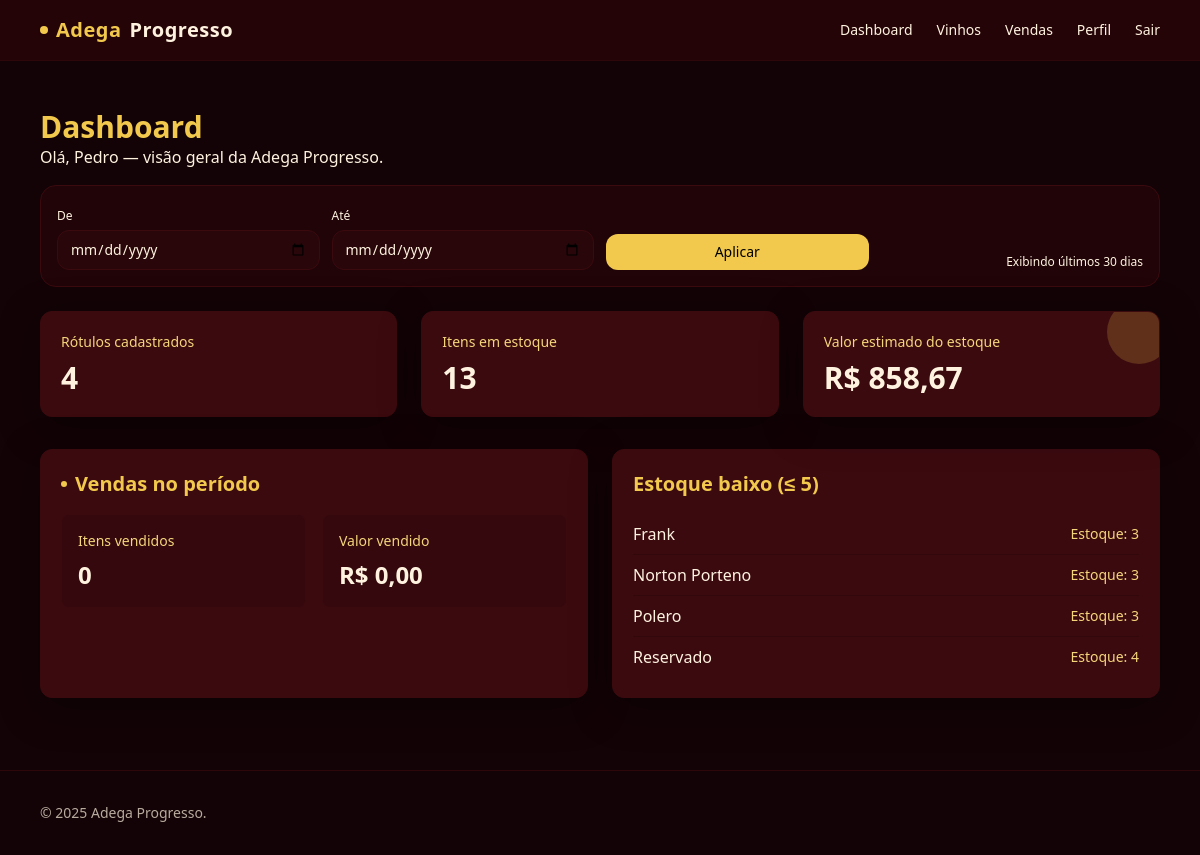
/dashboard (signed in), run on the app's committed database.
### tables this page shows
CREATE TABLE produtos(
                id INTEGER PRIMARY KEY AUTOINCREMENT,
                nome TEXT NOT NULL,
                uva TEXT,
                safra TEXT,
                regiao TEXT,
                preco REAL NOT NULL DEFAULT 0,
                estoque INTEGER NOT NULL DEFAULT 0,
                descricao TEXT,
                imagem_url TEXT,
                criado_em DATETIME DEFAULT CURRENT_TIMESTAMP
            );

### app.py (the view)
@app.route("/dashboard")
@login_required
def dashboard():
    d1 = (request.args.get("d1") or "").strip()
    d2 = (request.args.get("d2") or "").strip()
    with get_conn() as conn:
        kpis = conn.execute("""
            SELECT
              COUNT(*)                        AS qtd_vinhos,
              COALESCE(SUM(estoque), 0)       AS itens_estoque,
              COALESCE(SUM(preco*estoque),0)  AS valor_estoque
            FROM produtos
        """).fetchone()
        where = []
        params = []
        if d1:
            where.append("date(criado_em) >= date(?)")
            params.append(d1)
        if d2:
            where.append("date(criado_em) <= date(?)")
            params.append(d2)
        where_sql = (" WHERE " + " AND ".join(where)) if where else " WHERE date(criado_em)=date('now','localtime')"  # padrão: hoje
        vendas_range = conn.execute(f"""
            SELECT COALESCE(SUM(quantidade),0) AS itens_vendidos,
                   COALESCE(SUM(total),0)      AS valor_vendido
            FROM vendas
            {where_sql}
        """, tuple(params)).fetchone()
        baixo = conn.execute("""
            SELECT id, nome, estoque
            FROM produtos
            WHERE estoque <= 5
            ORDER BY estoque ASC, nome COLLATE NOCASE
            LIMIT 8
        """).fetchall()
    return render_template(
        "dashboard.html",
        nome=session.get("user_nome"),
        kpis=kpis,
        vendas_hoje=vendas_range,  # mantém o nome usado no template
        baixo=baixo,
        d1=d1,
        d2=d2
    )

### app.py (called while the page is built)
def get_conn():
    conn = sqlite3.connect(DB_PATH)
    conn.row_factory = sqlite3.Row
    return conn

def login_required(view):
    @wraps(view)
    def wrapper(*args, **kwargs):
        if "user_id" not in session:
            flash("Faça login para acessar.", "danger")
            return redirect(url_for("login"))
        return view(*args, **kwargs)
    return wrapper

### templates/dashboard.html (shortened to what this page needs)
{% extends "base.html" %}
{% block content %}
<section class="max-w-6xl mx-auto px-4 py-8">
  <div class="mb-2">
    <h1 class="text-3xl font-semibold text-gold-400">Dashboard</h1>
    <p class="text-champ-50/90">Olá, {{ nome }} — visão geral da Adega Progresso.</p>
  </div>
  <form method="get"
        class="mt-4 rounded-2xl border border-wine-800 bg-wine-900/50 p-4 grid sm:grid-cols-12 gap-3">
    <div class="sm:col-span-3">
      <label class="text-xs text-champ-50/90">De</label>
      <input type="date" name="d1" value="{{ d1 or '' }}"
             class="mt-1 w-full rounded-xl border border-wine-800 bg-wine-900/60 text-champ-50 px-3 py-2 text-sm focus:outline-none focus:border-gold-400">
    </div>
    <div class="sm:col-span-3">
      <label class="text-xs text-champ-50/90">Até</label>
      <input type="date" name="d2" value="{{ d2 or '' }}"
             class="mt-1 w-full rounded-xl border border-wine-800 bg-wine-900/60 text-champ-50 px-3 py-2 text-sm focus:outline-none focus:border-gold-400">
    </div>
    <div class="sm:col-span-3 flex items-end gap-2">
      <button class="w-full px-4 py-2 rounded-xl bg-gold-400 hover:bg-gold-300 text-black text-sm font-medium">
        Aplicar
      </button>
    </div>
    <div class="sm:col-span-3 flex items-end justify-end">
      <div class="w-full text-right text-xs text-champ-50/70">
        {% if d1 or d2 %}
          Período: <span class="text-champ-50">{{ d1 or 'início' }}</span> — <span class="text-champ-50">{{ d2 or 'hoje' }}</span>
        {% else %}
          Exibindo últimos 30 dias
        {% endif %}
      </div>
    </div>
  </form>
  <div class="mt-6 grid sm:grid-cols-3 gap-6">
    <div class="rounded-xl border border-wine-800 bg-wine-800 text-champ-50 shadow-soft p-5">
      <div class="text-sm text-gold-300/95">Rótulos cadastrados</div>
      <div class="mt-2 text-3xl font-semibold text-champ-50">{{ kpis['qtd_vinhos'] or 0 }}</div>
    </div>
    <div class="rounded-xl border border-wine-800 bg-wine-800 text-champ-50 shadow-soft p-5">
      <div class="text-sm text-gold-300/95">Itens em estoque</div>
      <div class="mt-2 text-3xl font-semibold text-champ-50">{{ kpis['itens_estoque'] or 0 }}</div>
    </div>
    <div class="rounded-xl border border-wine-800 bg-wine-800 text-champ-50 shadow-soft p-5 relative overflow-hidden">
      <div class="absolute -right-3 -top-3 h-16 w-16 rounded-full bg-gold-400/20"></div>
      <div class="text-sm text-gold-300/95">Valor estimado do estoque</div>
      <div class="mt-2 text-3xl font-semibold text-champ-50">
        {% set v = (kpis['valor_estoque'] or 0.0) %}
        {% set txt = ("%0.2f"|format(v)).replace('.', ',') %}
        R$ {{ txt }}
      </div>
    </div>
  </div>
  <div class="mt-8 grid lg:grid-cols-2 gap-6">
    <div class="rounded-xl border border-wine-800 bg-wine-800 text-champ-50 shadow-soft p-5">
      <h2 class="text-xl font-semibold flex items-center gap-2 text-gold-400">
        <span class="inline-block h-1.5 w-1.5 rounded-full bg-gold-400"></span> Vendas no período
      </h2>
      <div class="mt-4 grid grid-cols-2 gap-4">
        <div class="rounded-lg border border-wine-800 bg-wine-900/50 p-4">
          <div class="text-sm text-gold-300/95">Itens vendidos</div>
          <div class="mt-2 text-2xl font-semibold text-champ-50">{{ vendas_hoje['itens_vendidos'] or 0 }}</div>
        </div>
        <div class="rounded-lg border border-wine-800 bg-wine-900/50 p-4">
          <div class="text-sm text-gold-300/95">Valor vendido</div>
          <div class="mt-2 text-2xl font-semibold text-champ-50">
            {% set vs = (vendas_hoje['valor_vendido'] or 0.0) %}
            {% set vtxt = ("%0.2f"|format(vs)).replace('.', ',') %}
            R$ {{ vtxt }}
          </div>
        </div>
      </div>
    </div>
    <div class="rounded-xl border border-wine-800 bg-wine-800 text-champ-50 shadow-soft p-5">
      <h2 class="text-xl font-semibold text-gold-400">Estoque baixo (≤ 5)</h2>
      {% if baixo %}
      <ul class="mt-4 divide-y divide-wine-900/60">
        {% for b in baixo %}
          <li class="py-2 flex items-center justify-between">
            <span class="text-champ-50">{{ b['nome'] }}</span>
            <span class="text-sm text-gold-300/95">Estoque: {{ b['estoque'] }}</span>
          </li>
        {% endfor %}
      </ul>
      {% else %}
        <p class="mt-4 text-champ-50/80">Nenhum item com estoque crítico.</p>
      {% endif %}
    </div>
  </div>
</section>
{% endblock %}

### data on the page
produtos: nome "Frank", estoque "3"
produtos: nome "Norton Porteno", estoque "3"
produtos: nome "Polero", estoque "3"
produtos: nome "Reservado", estoque "4"

### other printed values
{{ nome }} "Pedro"
{{ kpis['qtd_vinhos'] or 0 }} "4"
{{ kpis['itens_estoque'] or 0 }} "13"
{{ txt }} "858,67"
{{ vendas_hoje['itens_vendidos'] or 0 }} "0"
{{ vtxt }} "0,00"
